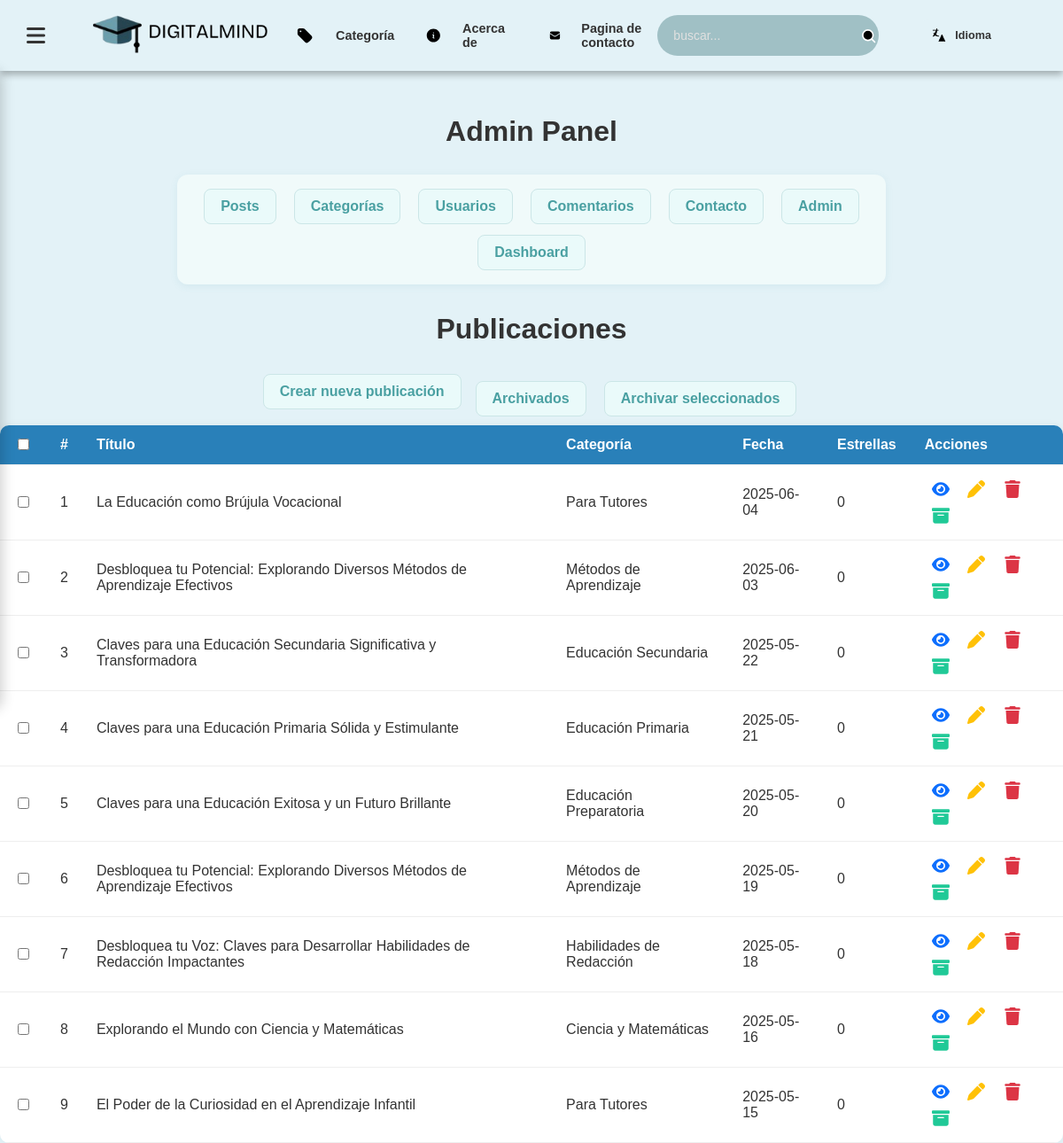
/PHP/crud.php (signed in), run on the app's committed database.
### tables this page shows
CREATE TABLE `publicaciones_2` (
  `id` int(11) NOT NULL,
  `titular` varchar(255) NOT NULL,
  `fecha` date NOT NULL,
  `descripcion_corta` varchar(255) NOT NULL,
  `contenido` text NOT NULL,
  `referencia` varchar(255) NOT NULL,
  `imagen` varchar(255) DEFAULT NULL COMMENT 'Ruta/nombre del archivo de imagen',
  `categoria` varchar(50) NOT NULL,
  `fecha_creacion` timestamp NOT NULL DEFAULT current_timestamp(),
  `total_ratings` int(11) DEFAULT 0,
  `rating_count` int(11) DEFAULT 0,
  `mensaje` varchar(255) NOT NULL,
  `estado` enum('publicado','archivado') DEFAULT 'publicado',
  `categoria_id` int(11) DEFAULT NULL
);

CREATE TABLE `categoria` (
  `id` int(11) NOT NULL,
  `nombre` varchar(100) NOT NULL,
  `descripcion_corta` varchar(255) DEFAULT NULL,
  `imagen` varchar(255) DEFAULT NULL
);

### PHP/crud.php (the view, shortened to what this page needs)
<?php
include 'blog_db.php';
include 'header.php';
include 'dashboard.php';
$query_posts = "
SELECT
    p.*,
    c.nombre AS categoria_nombre
FROM
    publicaciones_2 p
LEFT JOIN
    categoria c ON p.categoria_id = c.id
WHERE
    p.estado = 'publicado'
ORDER BY
    p.fecha DESC
";
$result_posts = mysqli_query($conn, $query_posts);
?>
<!DOCTYPE html>
<html lang="es">
<head>
    <link rel="stylesheet" href="../css/crud.css">
    <link rel="stylesheet" href="../css/style.css">
</head>
<body>
    <h1>Admin Panel</h1>
<div class="nav-button-container">
    <button class="nav-bar-button" role="button" data-section="posts">Posts</button>
    <button class="nav-bar-button" role="button" data-section="categorias">Categorías</button>
    <button class="nav-bar-button" role="button" data-section="usuarios">Usuarios</button>
    <button class="nav-bar-button" role="button" data-section="comentarios">Comentarios</button>
    <button class="nav-bar-button" role="button" data-section="contacto">Contacto</button>
    <button class="nav-bar-button" role="button" data-section="admin">Admin</button>
    <a href="admin_dashboard.php" class="nav-bar-button" role="button" style="text-decoration: none;">Dashboard</a>
</div>
<div id="posts" class="section-content active">
    <h1>Publicaciones</h1>
        <div class="posts-actions">
            <a class="crear-publicacion" href="blog_add.php" role="button">Crear nueva publicación</a>
            <button class="nav-bar-button" role="button" data-section="archivados">Archivados</button>
            <div class="bulk-actions">
                <button id="bulk-archive" disabled>Archivar seleccionados</button>
            </div>
        </div>
<table class="table">
    <thead>
        <tr>
            <th><input type="checkbox" id="select-all-posts"></th>
            <th>#</th>
            <th>Título</th>
            <th>Categoría</th>
            <th>Fecha</th>
            <th>Estrellas</th>
            <th>Acciones</th>
        </tr>
    </thead>
    <tbody>
        <?php
        $counter = 1;
        while ($row = mysqli_fetch_assoc($result_posts)) :
        ?>
            <tr>
                <td><input type="checkbox" class="row-checkbox" data-id="<?= $row['id'] ?>"></td>
                <td><?= $counter ?></td>
                <td><?= htmlspecialchars($row['titular']) ?></td>
                <td><?= htmlspecialchars($row['categoria_nombre'] ?? 'Sin categoría') ?></td>
                <td><?= htmlspecialchars($row['fecha']) ?></td>
                <td><?= htmlspecialchars($row['rating_count'] ?? '0') ?></td>
                <td>
                    <a class="view-button" href="../PHP/post_completo.php?id=<?= $row['id'] ?>">
                    </a>
                    <a class="edit-button" href="../PHP/blog_edit.php?id=<?= $row['id'] ?>">
                    </a>
                    <a class="delete-button" href="crud.php?eliminar=<?= $row['id'] ?>" onclick="return confirm('¿Eliminar publicación?')" title="Eliminar artículo">
                    </a>
                    <?php if($row['estado'] == 'publicado'): ?>
                        <a class="archive-button" href="../PHP/blog_archivar.php?id=<?= $row['id'] ?>&accion=archivar" title="Archivar Post">
                        </a>
                    <?php endif; ?>
                </td>
            </tr>
            <?php
            $counter++;
            endwhile;
            ?>
    </tbody>
</table>
</div>
</body>
</html>

### css/crud.css (style rules this page uses)
body { font-family: 'Segoe UI', Tahoma, Geneva, Verdana, sans-serif; background-color: #f4f6f8; margin: 0; padding: 0; color: #333; }
.nav-bar-button { padding: 10px 20px; background-color: #2c3e50; color: #fff; border: none; border-radius: 8px; cursor: pointer; transition: background 0.3s, transform 0.2s; }
h1 { font-size: 28px; margin-bottom: 1rem; color: #2c3e50; }
.crear-publicacion { display: inline-block; margin-bottom: 1rem; background-color: #27ae60; color: #fff; padding: 10px 16px; border-radius: 6px; text-decoration: none; transition: background 0.3s; }
.table { width: 100%; border-collapse: collapse; background-color: #fff; border-radius: 10px; overflow: hidden; box-shadow: 0 0 10px rgba(0, 0, 0, 0.05); }
.table thead { background-color: #2980b9; color: #fff; }
.table th, .table td { padding: 12px 16px; text-align: left; border-bottom: 1px solid #eee; }
button { border: none; background: none; cursor: pointer; margin: 0 4px; }
.nav-button-container { display: flex; justify-content: center; flex-wrap: wrap; gap: 15px; margin: 20px auto; padding: 10px; max-width: 800px; }
.bulk-actions { margin: 10px 0; display: flex; gap: 10px; }
.bulk-actions button { background-color: #007BFF; color: white; padding: 6px 12px; border: none; border-radius: 6px; cursor: pointer; transition: background-color 0.3s ease; }
.bulk-actions button:disabled { background-color: #cccccc; cursor: not-allowed; }
.view-button, .edit-button, .delete-button, .archive-button { display: inline-block; background: none; border: none; cursor: pointer; padding: 5px; margin: 0 3px; text-decoration: none; }
.view-button svg, .edit-button svg, .delete-button svg, .archive-button svg { width: 20px; height: 20px; vertical-align: middle; }
h1 { text-align: center; color: #357c7e; margin-bottom: 1.5rem; font-size: 2rem; font-weight: bold; }
.view-button svg { color: #0d6efd; transition: color 0.2s ease; }
.edit-button svg { color: #ffc107; transition: color 0.2s ease; }
.delete-button svg { color: #dc3545; transition: color 0.2s ease; }
.archive-button svg { color: #20c997; transition: color 0.2s ease; }
.section-content { display: none; }
.section-content.active { display: block; }
.nav-button-container { display: flex; justify-content: center; gap: 12px; flex-wrap: wrap; margin-bottom: 2rem; padding: 1rem; background: #f0fafa; border-radius: 12px; box-shadow: 0 2px 8px rgba(74,160,162,0.1); }
.nav-bar-button { background: #eafafa; color: #4aa0a2; border: 1.5px solid #cbe6e7; padding: 10px 20px; border-radius: 8px; font-weight: 600; font-size: 1rem; cursor: pointer; transition: all 0.2s ease-in-out; }
.posts-actions { display: flex; flex-wrap: wrap; justify-content: center; gap: 12px; align-items: center; }
.crear-publicacion, #bulk-archive, .nav-bar-button { background: #eafafa; color: #4aa0a2; border: 1.5px solid #cbe6e7; padding: 10px 18px; border-radius: 8px; font-weight: 600; font-size: 1rem; text-decoration: none; cursor: pointer; transition: all 0.2s ease-in-out; }

### css/style.css (style rules this page uses)
html { scroll-behavior: smooth; }
* { box-sizing: border-box; }
body { font-family: 'Arial', sans-serif; margin: 0; padding: 0; background-color: #e3f2f7; color: #333; }
h1, h2, h3, h4, h5, h6, footer, .most-recent { text-align: center; font-size: 2em; margin: 30px 0; color: #333; font-weight: bold; }

### PHP/crud.php (style rules this page uses)
body { padding-top: 100px; }

### data on the page
publicaciones_2: titular "La Educación como Brújula Vocacional", categoria.nombre "Para Tutores", fecha "2025-06-04", rating_count "0"
publicaciones_2: titular "Desbloquea tu Potencial: Explorando Diversos Métodos de Aprendizaje Efectivos", categoria.nombre "Métodos de Aprendizaje", fecha "2025-06-03", rating_count "0"
publicaciones_2: titular "Claves para una Educación Secundaria Significativa y Transformadora", categoria.nombre "Educación Secundaria", fecha "2025-05-22", rating_count "0"
publicaciones_2: titular "Claves para una Educación Primaria Sólida y Estimulante", categoria.nombre "Educación Primaria", fecha "2025-05-21", rating_count "0"
publicaciones_2: titular "Claves para una Educación Exitosa y un Futuro Brillante", categoria.nombre "Educación Preparatoria", fecha "2025-05-20", rating_count "0"
publicaciones_2: titular "Desbloquea tu Potencial: Explorando Diversos Métodos de Aprendizaje Efectivos", categoria.nombre "Métodos de Aprendizaje", fecha "2025-05-19", rating_count "0"
publicaciones_2: titular "Desbloquea tu Voz: Claves para Desarrollar Habilidades de Redacción Impactantes", categoria.nombre "Habilidades de Redacción", fecha "2025-05-18", rating_count "0"
publicaciones_2: titular "Explorando el Mundo con Ciencia y Matemáticas", categoria.nombre "Ciencia y Matemáticas", fecha "2025-05-16", rating_count "0"
publicaciones_2: titular "El Poder de la Curiosidad en el Aprendizaje Infantil", categoria.nombre "Para Tutores", fecha "2025-05-15", rating_count "0"
